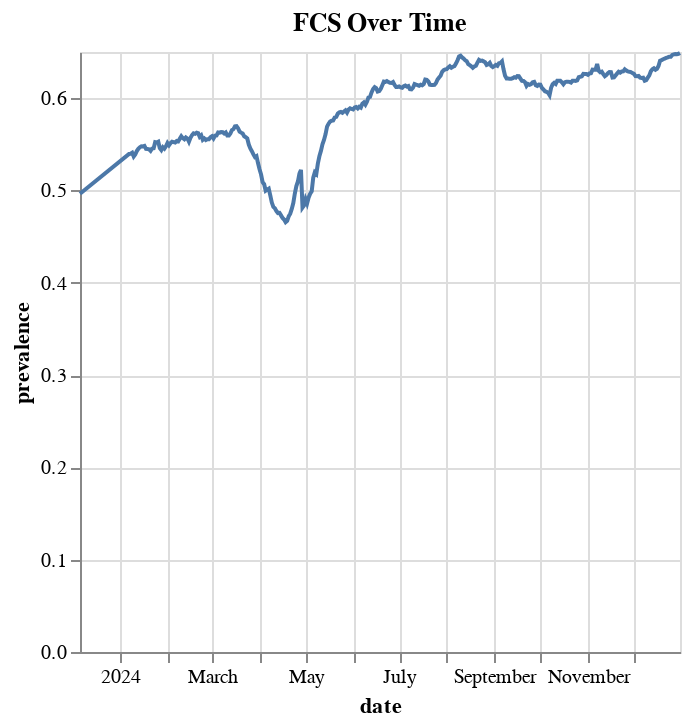

The code cell stored with this chart in its notebook:
### Code cell
# Convert 'date' column to datetime
hunger_map_nat['date'] = pd.to_datetime(hunger_map_nat['date'])

# Create the line chart
chart = alt.Chart(hunger_map_nat).mark_line().encode(
    x='date:T',
    y='prevalence:Q',
    tooltip=['date:T', 'prevalence:Q']
).properties(
    title='FCS Over Time'
)

chart

### Figure 1 — Vega-Lite specification as saved in the notebook (floating-point values rounded to 4 significant figures; data arrays with more than 128 entries replaced by an {"elided": "..."} marker saying what was removed)
{"config": {"view": {"continuousWidth": 300, "continuousHeight": 300}}, "data": {"name": "data-4572720731d34cbabf3d7cdbec74f3c5"}, "mark": {"type": "line"}, "encoding": {"tooltip": [{"field": "date", "type": "temporal"}, {"field": "prevalence", "type": "quantitative"}], "x": {"field": "date", "type": "temporal"}, "y": {"field": "prevalence", "type": "quantitative"}}, "title": "FCS Over Time", "$schema": "https://vega.github.io/schema/vega-lite/v5.20.1.json", "datasets": {"data-4572720731d34cbabf3d7cdbec74f3c5": {"elided": "361 records"}}}
